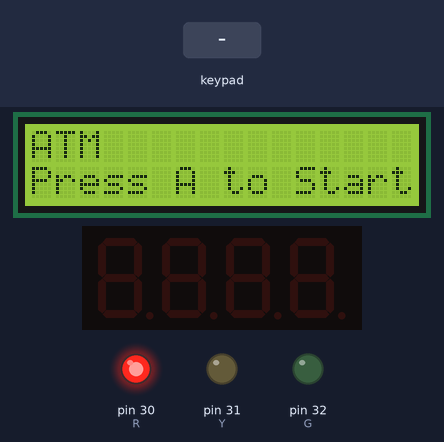
The sketch below on a simulated Arduino Mega 2560, built with avr-gcc and run on an emulated ATmega2560. On the bench: 16×2 character LCD, 4-digit seven-segment display, output pins drawn as LEDs (lit = HIGH). The test bench sets the inputs (shaded band). What the sketch prints to the serial monitor is not drawn.

Above: at 3.8 s.
3.9 s: key 'A' pressed
At 4.7 s:
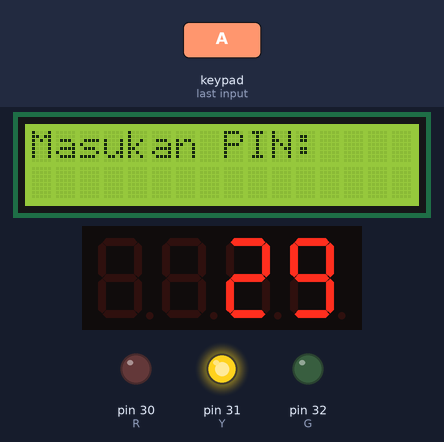
6.9 s: keypad keys 2 2 2 3 2 4 2 5 # pressed 0.4 s apart
At 10.8 s:
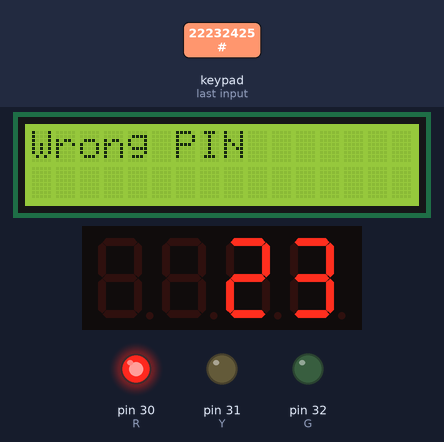
12.0 s: key 'B' pressed
At 12.5 s:
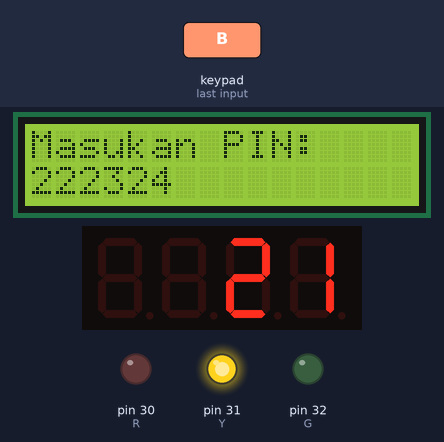
13.6 s: keypad keys 2 2 2 3 2 4 2 5 * pressed 0.4 s apart
At 14.9 s:
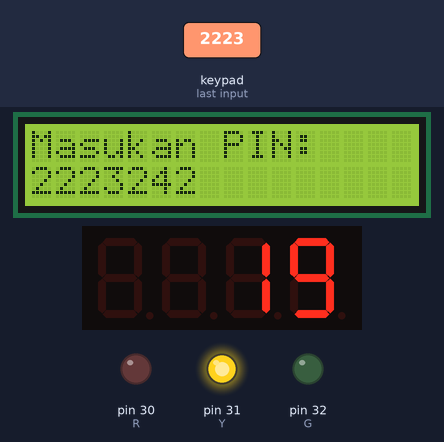
Timing chart, 0 to 34.6 s (numbered marks = the images above; inputs shaded):
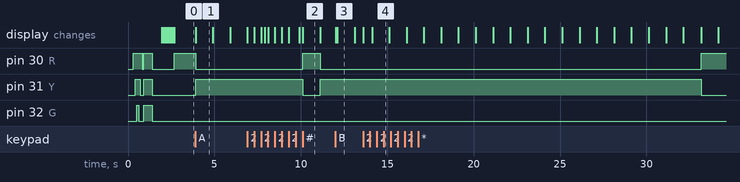

The sketch:

ATM.ino
```cpp
#include <LiquidCrystal.h>
#include <Keypad.h>
#include <TM1637Display.h>

#define R 30
#define Y 31
#define G 32

#define CLK 3
#define DIO 4
#define PIN 235689
int menu;
int prev_mill;
int interval = 1000;
int time;
int lockState;
int second, min;
String input;
bool timeout;
bool logged_in = 0;
int menuCycle;
//lcd vars
const int rs = 6, en = 7, d4 = 8, d5 = 9, d6 = 10, d7 = 11;

// Keypad vars
const byte ROWS = 4;
const byte COLS = 4;
char hexaKeys[ROWS][COLS] = {
  { '1', '2', '3', 'A' },
  { '4', '5', '6', 'B' },
  { '7', '8', '9', 'C' },
  { '*', '0', '#', 'D' }
};

byte rowPins[ROWS] = { 22, 23, 24, 25 };
byte colPins[COLS] = { 5, 27, 28, 29 };

// class init
LiquidCrystal lcd(rs, en, d4, d5, d6, d7);
Keypad keypad = Keypad(makeKeymap(hexaKeys), rowPins, colPins, ROWS, COLS);
TM1637Display display = TM1637Display(CLK, DIO);

void setup() {
  Serial.begin(9600);
  lcd.begin(16, 2);
  keypad.addEventListener(keypadEvent);
  pinMode(R, OUTPUT);
  pinMode(Y, OUTPUT);
  pinMode(G, OUTPUT);
  initialize();
}

void loop() {
  keypad.getKey();
  if(logged_in == 1) showMenu();
  if (menu == 1 && logged_in == 0) {
    Serial.println("Input PIN!");
    lcd.clear();
    lockState = 1;
    time = 30;
    while (lockState == 1) {
      enterPin();
    }
  }
  if (menu == 2 && logged_in == 1) {
    cekSaldo();
  }
}
void keypadEvent(KeypadEvent key) {
  if (keypad.getState() == PRESSED) {
    Serial.println(key);
    if (key == 'A' && logged_in == 0) {
      menu = 1;
    }
    if (key == 'A' && logged_in == 1) {
      menu = 2;
    }
    if (key == 'B' && logged_in == 2) {
      menu = 3;
    }
  }
}
```

atmHelper.ino
```cpp
void enterPin() {
  if (time == 0) {
    setLamp(1, 0, 0);
    lcd.clear();
    lcd.print("Timeout...");
    delay(1000);
    lcd.clear();
    showStart();
    lockState = 0;
    menu = 0;
  }
  char key = keypad.getKey();
  if (time > 0) {
    lcd.setCursor(0, 0);
    lcd.print("Masukan PIN:");
    if (key >= '0' && key <= '9' && input.length() <= 6) {
      input += key;
    }
    if (key == 'B') {
      input.remove(input.length() - 1);
      lcd.clear();
    }
    cth();
    lcd.setCursor(0, 1);
    lcd.print(input);
    if (key == '#') {
      if (input.toInt() == PIN && input.length() >= 6) {
        setLamp(0, 0, 1);
        logged_in = 1;
        time = -1;
        lockState = 0;
        menu = 0;
        display.showNumberDec(0);
        showMenu();
      } else {
        setLamp(1, 0, 0);
        lcd.clear();
        lcd.print("Wrong PIN");
        delay(1000);
        setLamp(0, 1, 0);
      }
    }
  }
}
void cekSaldo() {
  setLamp(0, 1, 0);
  lcd.clear();
  lcd.setCursor(0, 0);
  lcd.print("Mengecek Saldo...");
  lcd.blink();
  delay(3000);
  lockState = 1;
  lcd.clear();
  while (lockState == 1) {
    setLamp(0, 0, 1);
    char key = keypad.getKey();
    lcd.setCursor(0, 0);
    lcd.print("Saldo Anda:");
    lcd.setCursor(0, 1);
    lcd.print("Rp. 1.000.000");
    if (key == '#') {
      lcd.noBlink();
      showMenu();
      lockState = 0;
      menu = 0;
    }
  }
}
```

counterHelper.ino
```cpp
void cth() {
  setLamp(0, 1, 0);
  int curr = millis();
  if (curr - prev_mill >= 1000) {
    prev_mill = curr;
    time--;
    display.showNumberDec(time);
  }
}
```

displayHelper.ino
```cpp
void showStart() {
  lcd.setCursor(0, 0);
  lcd.print("ATM");
  lcd.setCursor(0, 1);
  lcd.print("Press A to Start");
}
void showMenu() {
  int curr = millis();
  if (curr - prev_mill >= 5000) {
    prev_mill = curr;
    menuCycle = !menuCycle;
    lcd.clear();
  }
  switch (menuCycle) {
    case 0:

      lcd.setCursor(0, 0);
      lcd.print("A: Cek Saldo");
      lcd.setCursor(0, 1);
      lcd.print("B: Tarik Tunai");
      break;
    case 1:
      lcd.setCursor(0, 0);
      lcd.print("C: ______");
      lcd.setCursor(0, 1);
      lcd.print("D: Logout");
      break;
  }
}
```

init.ino
```cpp
void initialize() {
  lcd.print("ATM");
  lcd.setCursor(0, 1);
  lcd.print("Initializing..");
  lcd.blink();
  setLamp(0, 0, 0);
  delay(250);
  setLamp(1, 0, 0);
  delay(100);
  setLamp(1, 1, 0);
  delay(100);
  setLamp(1, 1, 1);
  delay(100);
  setLamp(1, 1, 0);
  delay(100);
  setLamp(1, 0, 0);
  delay(100);
  setLamp(0, 0, 0);
  delay(100);
  setLamp(1, 1, 1);
  delay(500);
  setLamp(0, 0, 0);
  delay(500);
  display.setBrightness(5);
  display.clear();
  int checksgs = 0000;
  for (checksgs; checksgs <= 9999; checksgs += 1111) {
    display.showNumberDec(checksgs);
    delay(50);
  }
  display.clear();
  setLamp(1, 0, 0);
  lcd.clear();
  lcd.noBlink();
showStart();
}
```

ledHelper.ino
```cpp
void setLamp(bool r, bool y, bool g){
  digitalWrite(R, r);
  digitalWrite(Y, y);
  digitalWrite(G, g);
}
```

Measured:
- after the input at 3.9 s, pin 30 (R): HIGH → LOW at once; pin 31 (Y): LOW → HIGH at once; the display: changes at once (image 1)
- after the input at 6.9 s, pin 30 (R): LOW → HIGH after 3.2 s, → LOW 1.0 s later; pin 31 (Y): HIGH → LOW after 3.2 s, → HIGH 1.0 s later
- what the display in image 2 shows lasts 1.0 s, from 10.1 s to 11.1 s
